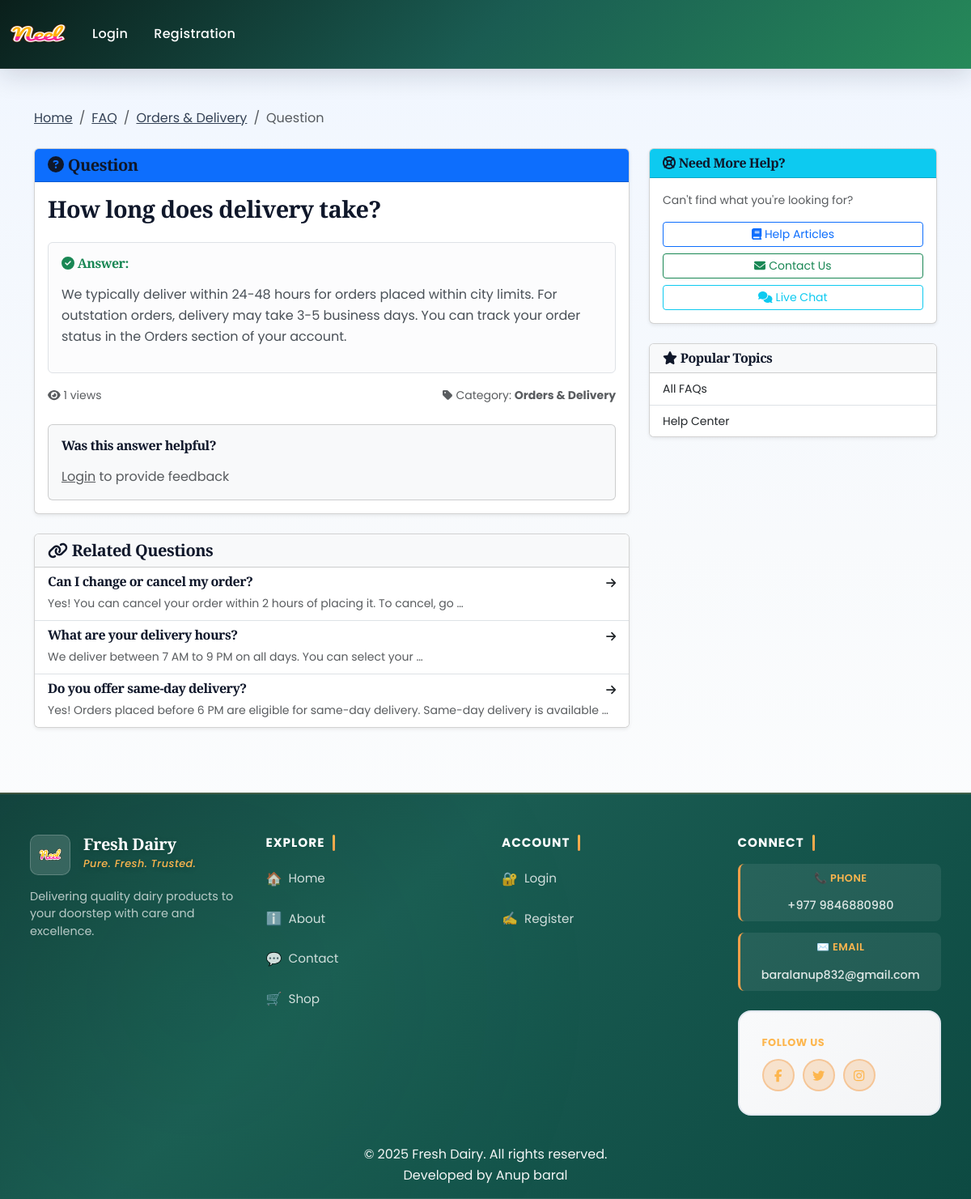
The page /faq/1/ on the database its author committed.
### app/models.py (models this page shows, shortened)
class FAQ(models.Model):
    category = models.ForeignKey(FAQCategory, on_delete=models.CASCADE, related_name='faqs')
    question = models.CharField(max_length=300)
    answer = models.TextField()
    order = models.PositiveIntegerField(default=0, help_text="Display order within category")
    is_featured = models.BooleanField(default=False, help_text="Show on homepage/main FAQ page")
    views = models.PositiveIntegerField(default=0)
    helpful_count = models.PositiveIntegerField(default=0)
    not_helpful_count = models.PositiveIntegerField(default=0)
    is_active = models.BooleanField(default=True)
    created_at = models.DateTimeField(auto_now_add=True)
    updated_at = models.DateTimeField(auto_now=True)
    class Meta:
        verbose_name = "FAQ"
        verbose_name_plural = "FAQs"
        ordering = ['category', 'order', '-is_featured', 'question']
    def increment_view(self):
        self.views += 1
        self.save(update_fields=['views'])

class FAQCategory(models.Model):
    name = models.CharField(max_length=100)
    slug = models.SlugField(unique=True)
    description = models.TextField(blank=True)
    icon = models.CharField(max_length=50, blank=True, help_text="Font Awesome icon class (e.g., fa-shopping-cart)")
    order = models.PositiveIntegerField(default=0, help_text="Display order (lower numbers first)")
    is_active = models.BooleanField(default=True)
    created_at = models.DateTimeField(auto_now_add=True)
    class Meta:
        verbose_name = "FAQ Category"
        verbose_name_plural = "FAQ Categories"
        ordering = ['order', 'name']

### app/views.py (the view, shortened to what this page needs)
# urls.py: path('faq/<int:faq_id>/', views.faq_detail, name='faq-detail'),
def faq_detail(request, faq_id):
    faq = get_object_or_404(FAQ, id=faq_id, is_active=True)
    faq.increment_view()
    related_faqs = FAQ.objects.filter(
        category=faq.category,
        is_active=True
    ).exclude(id=faq.id)[:3]
    totalitem = 0
    if request.user.is_authenticated:
        totalitem = len(Cart.objects.filter(user=request.user))
    context = {
        'faq': faq,
        'related_faqs': related_faqs,
        'totalitem': totalitem,
    }
    return render(request, 'app/faq_detail.html', context)

### app/context_processors.py (called while the page is built)
def cart_item_count(request):
    totalitem = 0
    if request.user.is_authenticated:
        totalitem = Cart.objects.filter(user=request.user).count()
    return {'totalitem': totalitem}

### app/templates/app/faq_detail.html (shortened to what this page needs)
{% extends 'app/base.html' %}
{% load static %}
{% block main-content %}
<div class="container my-5">
    <nav aria-label="breadcrumb" class="mb-4">
        <ol class="breadcrumb">
            <li class="breadcrumb-item"><a href="/">Home</a></li>
            <li class="breadcrumb-item"><a href="{% url 'faq-center' %}">FAQ</a></li>
            <li class="breadcrumb-item"><a href="{% url 'faq-center' %}?category={{ faq.category.slug }}">{{ faq.category.name }}</a></li>
            <li class="breadcrumb-item active" aria-current="page">Question</li>
        </ol>
    </nav>
    <div class="row">
        <div class="col-lg-8">
            <div class="card shadow-sm mb-4">
                <div class="card-header bg-primary text-white">
                    <h5 class="mb-0"><i class="fas fa-question-circle"></i> Question</h5>
                </div>
                <div class="card-body">
                    <h3 class="mb-4">{{ faq.question }}</h3>
                    <div class="alert alert-light border">
                        <h6 class="fw-bold text-success"><i class="fas fa-check-circle"></i> Answer:</h6>
                        <div class="mt-3">
                            {{ faq.answer|linebreaks }}
                        </div>
                    </div>
                    <div class="d-flex justify-content-between align-items-center text-muted small mb-4">
                        <span>
                            <i class="fas fa-eye"></i> {{ faq.views }} views
                        </span>
                        <span>
                            <i class="fas fa-tag"></i> Category: <strong>{{ faq.category.name }}</strong>
                        </span>
                    </div>
                    <div class="card bg-light">
                        <div class="card-body">
                            <h6 class="mb-3">Was this answer helpful?</h6>
                            <div class="d-flex gap-2">
                                {% if user.is_authenticated %}
                                <form method="post" class="d-inline">
                                    {% csrf_token %}
                                    <input type="hidden" name="feedback" value="helpful">
                                    <button type="submit" class="btn btn-success">
                                        <i class="fas fa-thumbs-up"></i> Yes ({{ faq.helpful_count }})
                                    </button>
                                </form>
                                <form method="post" class="d-inline">
                                    {% csrf_token %}
                                    <input type="hidden" name="feedback" value="not_helpful">
                                    <button type="submit" class="btn btn-outline-danger">
                                        <i class="fas fa-thumbs-down"></i> No ({{ faq.not_helpful_count }})
                                    </button>
                                </form>
                                {% else %}
                                <p class="text-muted mb-0">
                                    <a href="{% url 'login' %}">Login</a> to provide feedback
                                </p>
                                {% endif %}
                            </div>
                        </div>
                    </div>
                </div>
            </div>
            {% if related_faqs %}
            <div class="card shadow-sm">
                <div class="card-header bg-light">
                    <h5 class="mb-0"><i class="fas fa-link"></i> Related Questions</h5>
                </div>
                <div class="list-group list-group-flush">
                    {% for related in related_faqs %}
                    <a href="{% url 'faq-detail' related.id %}" class="list-group-item list-group-item-action">
                        <div class="d-flex w-100 justify-content-between">
                            <h6 class="mb-1">{{ related.question }}</h6>
                            <small><i class="fas fa-arrow-right"></i></small>
                        </div>
                        <small class="text-muted">{{ related.answer|truncatewords:15 }}</small>
                    </a>
                    {% endfor %}
                </div>
            </div>
            {% endif %}
        </div>
        <div class="col-lg-4">
            <div class="card shadow-sm mb-4">
                <div class="card-header bg-info text-white">
                    <h6 class="mb-0"><i class="fas fa-life-ring"></i> Need More Help?</h6>
                </div>
                <div class="card-body">
                    <p class="small text-muted">Can't find what you're looking for?</p>
                    <div class="d-grid gap-2">
                        <a href="{% url 'help-center' %}" class="btn btn-outline-primary btn-sm">
                            <i class="fas fa-book"></i> Help Articles
                        </a>
                        <a href="{% url 'contact' %}" class="btn btn-outline-success btn-sm">
                            <i class="fas fa-envelope"></i> Contact Us
                        </a>
                        <a href="{% url 'live-chat' %}" class="btn btn-outline-info btn-sm">
                            <i class="fas fa-comments"></i> Live Chat
                        </a>
                    </div>
                </div>
            </div>
            <div class="card shadow-sm">
                <div class="card-header bg-light">
                    <h6 class="mb-0"><i class="fas fa-star"></i> Popular Topics</h6>
                </div>
                <div class="list-group list-group-flush">
                    <a href="{% url 'faq-center' %}" class="list-group-item list-group-item-action small">
                        All FAQs
                    </a>
                    <a href="{% url 'help-center' %}" class="list-group-item list-group-item-action small">
                        Help Center
                    </a>
                </div>
            </div>
        </div>
    </div>
</div>
{% endblock main-content %}

### rows shown on the page
FAQ: category.name "Orders & Delivery", question "How long does delivery take?", answer "We typically deliver within 24-48 hours for orders placed within city limits. For outstation orders, delivery may take 3-5 business days. You can track your order status in the Orders section of your account.", views "1"
FAQ: question "Can I change or cancel my order?", answer "Yes! You can cancel your order within 2 hours of placing it. To cancel, go …"
FAQ: question "What are your delivery hours?", answer "We deliver between 7 AM to 9 PM on all days. You can select your …"
FAQ: question "Do you offer same-day delivery?", answer "Yes! Orders placed before 6 PM are eligible for same-day delivery. Same-day delivery is available …"
